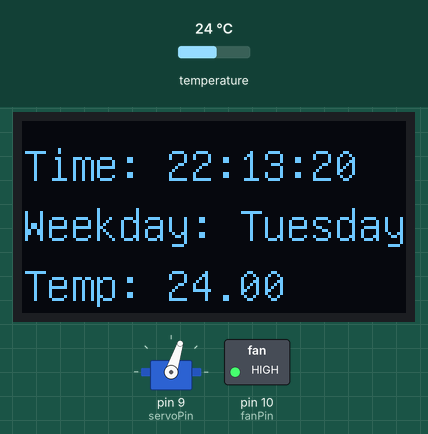
This sketch was run on a simulated Arduino Uno, built with avr-gcc and run on an emulated ATmega328P. Shown: servo, 128×64 one-colour display, switched loads named in the sketch (green lamp = pin HIGH). Inputs (shaded band) come from the test bench; at power-on: temperature 24 °C. The local clock reads 2024-03-15 10:24:30 at power-on unless the sketch sets it; what the sketch prints to the serial monitor is not drawn.

Above: at 1.4 s.
1.5 s: temperature set to 23.4 °C
At 4.5 s:
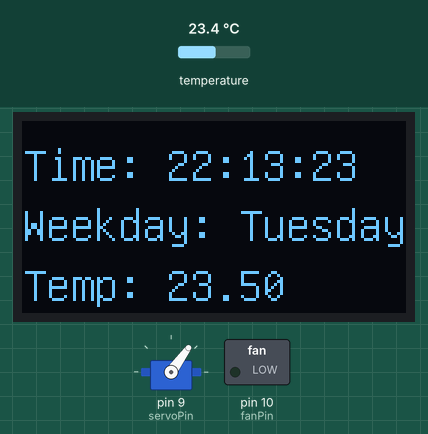
4.8 s: temperature set to 12 °C
At 6.4 s:
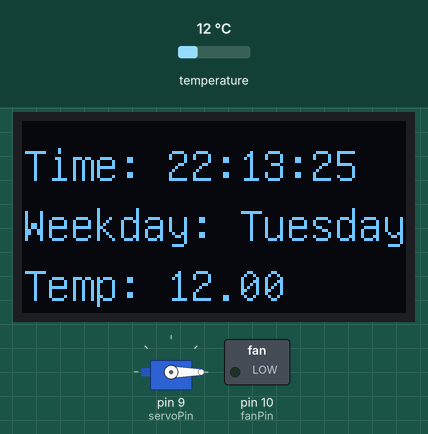
8.1 s: temperature set to 21.4 °C
At 9.5 s:
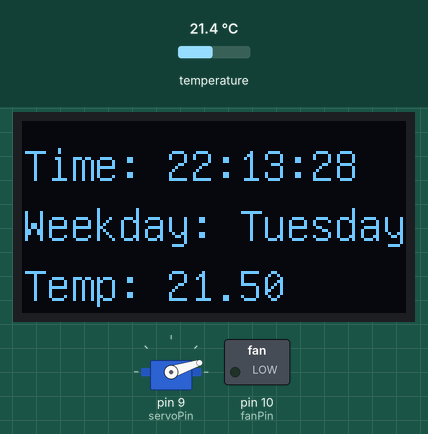
10.1 s: temperature set to 22.6 °C
At 12.7 s:
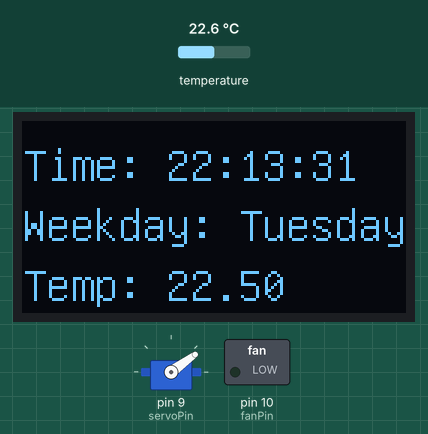
13.4 s: temperature set to 28 °C
At 16.5 s:
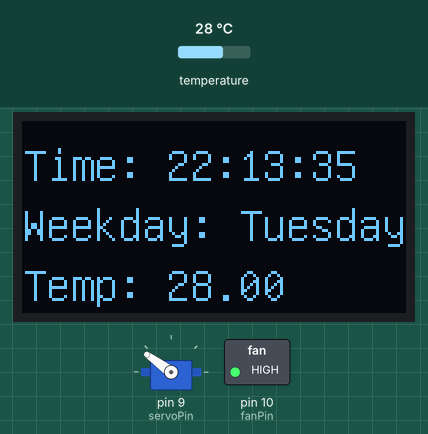
Timing chart, 0 to 17.7 s (numbered marks = the images above; inputs shaded):
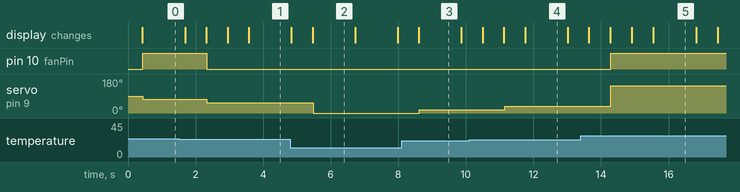

The sketch:

ovningsprojekt.ino
```cpp
/*
* Name: ovningsprojekt
* Author: Dominick Solmaz
* Date: 2025-10-13
* Description: This project uses a ds3231 to measure time and displays the time to an 1306 oled display,
* Further, it measures temprature with ds3231 and displays a mapped value to a 9g-servo-motor,
* When the temperature measured with the ds3231 exceeds the threshold value, a fan spins.
*/

// Include Libraries
#include <RTClib.h>
#include <U8glib.h>
#include <Servo.h>

// Init constants
const int servoPin = 9;
const int fanPin = 10;
const int thresh_value = 24;

// Init global variables
int pos = 0;

// Construct objects
RTC_DS3231 rtc;
U8GLIB_SSD1306_128X64 u8g(U8G_I2C_OPT_NO_ACK);
Servo myservo;

void setup() {
  // Init communication
  Serial.begin(9600);
  Wire.begin();

  // Init Hardware
  rtc.begin();
  myservo.attach(servoPin);
  pinMode(fanPin, OUTPUT);
  // Settings
  rtc.adjust(DateTime(F(__DATE__), F(__TIME__)));
  u8g.setFont(u8g_font_unifont);
}

void loop() {
  float temp = getTemp();
  String day = getDay();
  String time = getTime();

  oledWrite(time, day, temp);
  servoWrite(temp);
  fanWrite(temp);

  Serial.println(time);
  Serial.println(temp);

  // Delay for better operating
  delay(200);
}

//This function reads time from an ds3231 module and package the time as a String
//Parameters: Void
//Returns: time in hh:mm:ss as String
String getTime() {
  DateTime now = rtc.now();
  return String(now.hour()) + ":" + String(now.minute()) + ":" + String(now.second());
}

//This function obtains the current weekday from the ds3231 and returns it as a String
//Parameters: Void
// Returns: weekday String
String getDay() {
  DateTime now = rtc.now();
  char daysOfTheWeek[7][12] = { "Sunday", "Monday", "Tuesday", "Wednesday", "Thursday", "Friday", "Saturday" };
  return daysOfTheWeek[now.dayOfTheWeek()];
}

/*
* This function takes temperature from ds3231 and returns as a float
*Parameters: Void
*Returns: temprature as float
*/
float getTemp() {
  return rtc.getTemperature();
}

/*
* This function takes a string and draws it to an oled display
*Parameters: - text: String to write to display
*Returns: void
*/
void oledWrite(String time, String day, float temp) {
  u8g.firstPage();
  do {
    u8g.drawStr(0, 20, ("Time: " + time).c_str());
    u8g.drawStr(0, 40, ("Weekday: " + day).c_str());
    u8g.drawStr(0, 60, ("Temp: " + String(temp)).c_str());
  } while (u8g.nextPage());
}

/*
* takes a temprature value and maps it to corresppnding degree on a servo
*Parameters: - value: temperature
*Returns: void
*/
void servoWrite(float temp_value) {
  pos = map(temp_value, 20, 30, 0, 180);
  myservo.write(pos);
  delay(15);
}

/*
* takes the temperature value and makes the fan spin when the degrees exceed the threshold value
*Parameters: - value: temperature
*Returns: void
*/
void fanWrite(float temp_value) {
  if (temp_value >= thresh_value) {
    digitalWrite(fanPin, HIGH);
  } else {
    digitalWrite(fanPin, LOW);
  }
}
```

Measured:
- the behaviour switches between 23.9 and 23.8 °C on temperature (found by bisection; images 0 and 1)
- the behaviour switches between 21.8 and 21.9 °C on temperature (found by bisection; images 3 and 4)
- after the input at 1.5 s, pin 10 (fanPin): HIGH → LOW after 0.83 s; servo on pin 9 (servoPin): 72° → 54° after 0.83 s
- after the input at 4.8 s, servo on pin 9 (servoPin): 54° → 0° after 0.68 s
- after the input at 8.1 s, servo on pin 9 (servoPin): 0° → 18° after 0.53 s
- after the input at 10.1 s, servo on pin 9 (servoPin): 18° → 36° after 1.0 s
- after the input at 13.4 s, pin 10 (fanPin): LOW → HIGH after 0.89 s; servo on pin 9 (servoPin): 36° → 144° after 0.89 s
